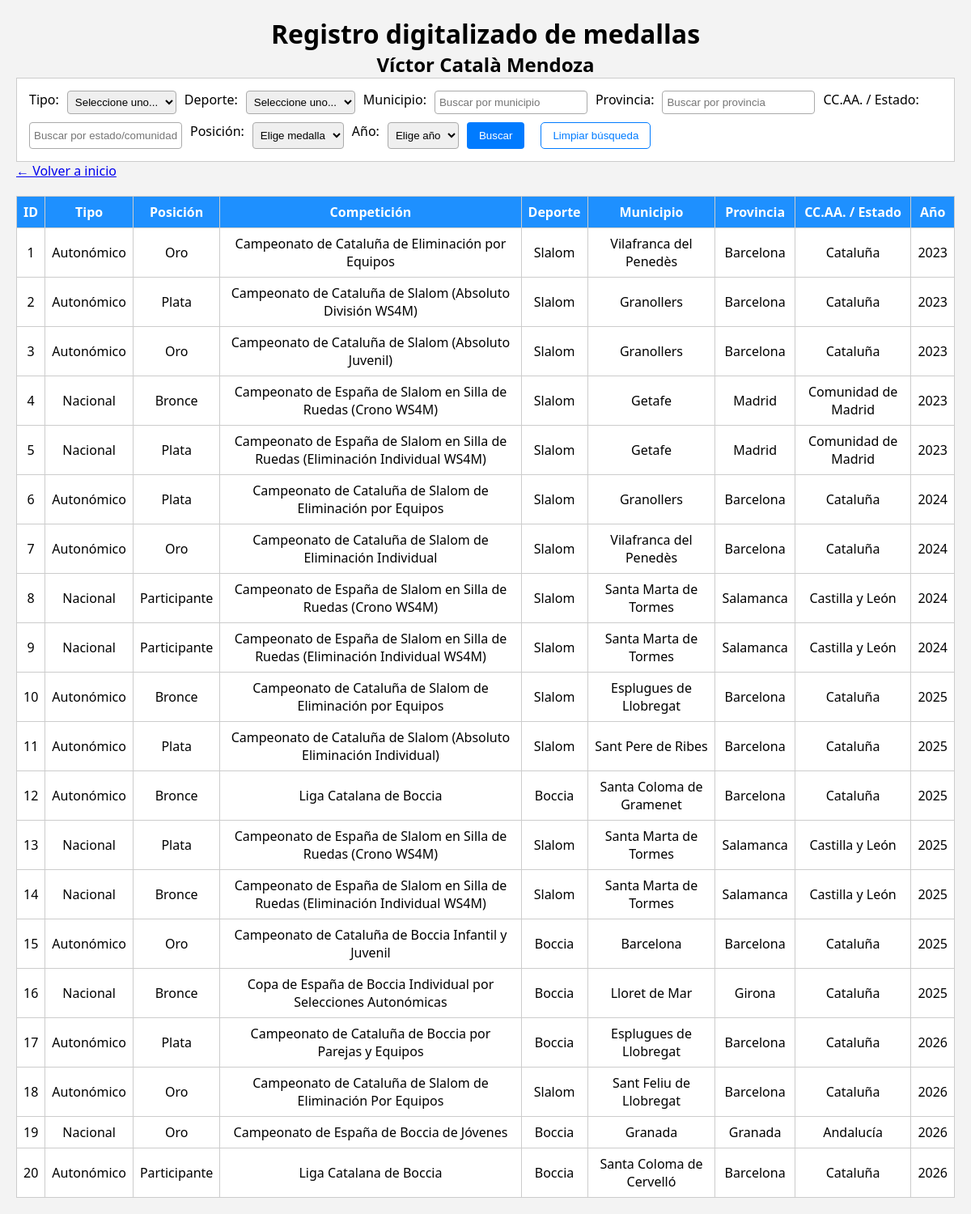
Page /medallero.php on the committed database.
### tables this page shows
CREATE TABLE medallas (
    id INT AUTO_INCREMENT PRIMARY KEY,
    tipo ENUM('Autonómico', 'Nacional', 'Internacional'),
    competicion VARCHAR(255),
    deporte VARCHAR(100),
    posicion ENUM('Oro', 'Plata', 'Bronce', 'Participante'),
    lugar VARCHAR(100),
    provincia VARCHAR(100),
    comunidad VARCHAR(100),
    pais VARCHAR(100),
    year YEAR
);

### funciones.php (called while the page is built, shortened)
<?php
function iconoMedalla($posicion)
{
    switch ($posicion) {
        default:
            return ucfirst($posicion);
    }
}
?>

### medallero.php (the view, shortened to what this page needs)
<?php include 'conexion.php';
include 'funciones.php'; ?>
<!DOCTYPE html>
<html>
<head>
    <link rel="stylesheet" href="css/index.css">
</head>
<body>
    <header>
        <h1>Registro digitalizado de medallas</h1>
        <h2>Víctor Català Mendoza</h2>
    </header>
    <form method="GET">
        Tipo:
        <select name="tipo">
            <option value="">Seleccione uno...</option>
        </select>
        Deporte:
        <select name="deporte">
            <option value="">Seleccione uno...</option>
        </select>
        Municipio:
        <input type="text" name="lugar" id="municipio" placeholder="Buscar por municipio">
        Provincia:
        <input type="text" name="provincia" id="provincia" placeholder="Buscar por provincia">
        CC.AA. / Estado:
        <input type="text" name="comunidad" id="comunidad" placeholder="Buscar por estado/comunidad autónoma">
        Posición:
        <select name="posicion">
            <option value="">Elige medalla</option>
        </select>
        Año:
        <select name="year">
            <option value="">Elige año</option>
        </select>
        <input type="submit" value="Buscar">
        <button type="button" id="limpiar-filtros">Limpiar búsqueda</button>
    </form>
    <a href="index.php">&larr; Volver a inicio</a>
    <?php
    $sql = "SELECT * FROM medallas WHERE 1=1";
    $resultado = $conexion->query($sql);
    if ($resultado->num_rows > 0): ?>
        <table>
            <tr>
                <th>ID</th>
                <th>Tipo</th>
                <th>Posición</th>
                <th>Competición</th>
                <th>Deporte</th>
                <th>Municipio</th>
                <th>Provincia</th>
                <th>CC.AA. / Estado</th>
                <th>Año</th>
            </tr>
            <?php while ($fila = $resultado->fetch_assoc()): ?>
                <tr>
                    <td><?php echo $fila['id']; ?></td>
                    <td><?php echo $fila['tipo']; ?></td>
                    <td class="<?php echo $fila['posicion']; ?>">
                        <?php echo iconoMedalla($fila['posicion']); ?>
                    </td>
                    <td><?php echo $fila['competicion']; ?></td>
                    <td><?php echo $fila['deporte']; ?></td>
                    <?php
                        if ($fila.['lugar'] == $fila['provincia']) {
                            echo "<td colspan=" + 2 + ">" . $fila['lugar'] . "</td>";
                            echo "<td>" . $fila['provincia'] . "</td>";
                        } elseif ($fila['provincia'] == $fila['comunidad']) {
                            echo "<td colspan=" + 2 + ">" . $fila['provincia'] . "</td>";
                            echo "<td>" . $fila['comunidad'] . "</td>";
                        }  else {
                            echo "<td>" . $fila['lugar'] . "</td>";
                            echo "<td>" . $fila['provincia'] . "</td>";
                            echo "<td>" . $fila['comunidad'] . "</td>";
                        }
                    ?>
                    <td><?php echo $fila['year']; ?></td>
                </tr>
            <?php endwhile; ?>
        </table>
    <?php else: ?>
        <p>No se han encontrado resultados</p>
    <?php endif; ?>
</body>
</html>

### css/index.css (style rules this page uses)
* { box-sizing: border-box; padding: 0; margin: 0; }
body { font-family: 'Segoe UI', Tahoma, Geneva, Verdana, sans-serif; background-color: #f3f3f3; margin: 20px; }
header { text-align: center; }
form { background: #fff; padding: 15px; border: 1px solid #ccc; display: flex; flex-direction: row; flex-wrap: wrap; gap: 10px; }
input[type="text"], select { padding: 5px; border: 1px solid #aaa; border-radius: 4px; }
input[type="submit"] { padding: 6px 15px; background-color: #007BFF; color: white; border: none; border-radius: 4px; cursor: pointer; }
#limpiar-filtros { background-color: #fff; color: #007BFF; border: 1px solid #007BFF; padding: 8px 14px; border-radius: 5px; cursor: pointer; margin-left: 10px; transition: background-color 0.3s ease; }
table { width: 100%; border-collapse: collapse; margin-top: 20px; background: #fff; }
th, td { border: 1px solid #ccc; padding: 8px; text-align: center; }
th { background-color: dodgerblue; color: white; text-align: center; }

### rows in the picture
medallas: id "1", tipo "Autonómico", posicion "Oro", competicion "Campeonato de Cataluña de Eliminación por Equipos", deporte "Slalom", lugar "Vilafranca del Penedès", provincia "Barcelona", comunidad "Cataluña", year "2023"
medallas: id "2", tipo "Autonómico", posicion "Plata", competicion "Campeonato de Cataluña de Slalom (Absoluto División WS4M)", deporte "Slalom", lugar "Granollers", provincia "Barcelona", comunidad "Cataluña", year "2023"
medallas: id "3", tipo "Autonómico", posicion "Oro", competicion "Campeonato de Cataluña de Slalom (Absoluto Juvenil)", deporte "Slalom", lugar "Granollers", provincia "Barcelona", comunidad "Cataluña", year "2023"
medallas: id "4", tipo "Nacional", posicion "Bronce", competicion "Campeonato de España de Slalom en Silla de Ruedas (Crono WS4M)", deporte "Slalom", lugar "Getafe", provincia "Madrid", comunidad "Comunidad de Madrid", year "2023"
medallas: id "5", tipo "Nacional", posicion "Plata", competicion "Campeonato de España de Slalom en Silla de Ruedas (Eliminación Individual WS4M)", deporte "Slalom", lugar "Getafe", provincia "Madrid", comunidad "Comunidad de Madrid", year "2023"
medallas: id "6", tipo "Autonómico", posicion "Plata", competicion "Campeonato de Cataluña de Slalom de Eliminación por Equipos", deporte "Slalom", lugar "Granollers", provincia "Barcelona", comunidad "Cataluña", year "2024"
medallas: id "7", tipo "Autonómico", posicion "Oro", competicion "Campeonato de Cataluña de Slalom de Eliminación Individual", deporte "Slalom", lugar "Vilafranca del Penedès", provincia "Barcelona", comunidad "Cataluña", year "2024"
medallas: id "8", tipo "Nacional", posicion "Participante", competicion "Campeonato de España de Slalom en Silla de Ruedas (Crono WS4M)", deporte "Slalom", lugar "Santa Marta de Tormes", provincia "Salamanca", comunidad "Castilla y León", year "2024"
medallas: id "9", tipo "Nacional", posicion "Participante", competicion "Campeonato de España de Slalom en Silla de Ruedas (Eliminación Individual WS4M)", deporte "Slalom", lugar "Santa Marta de Tormes", provincia "Salamanca", comunidad "Castilla y León", year "2024"
medallas: id "10", tipo "Autonómico", posicion "Bronce", competicion "Campeonato de Cataluña de Slalom de Eliminación por Equipos", deporte "Slalom", lugar "Esplugues de Llobregat", provincia "Barcelona", comunidad "Cataluña", year "2025"
medallas: id "11", tipo "Autonómico", posicion "Plata", competicion "Campeonato de Cataluña de Slalom (Absoluto Eliminación Individual)", deporte "Slalom", lugar "Sant Pere de Ribes", provincia "Barcelona", comunidad "Cataluña", year "2025"
medallas: id "12", tipo "Autonómico", posicion "Bronce", competicion "Liga Catalana de Boccia", deporte "Boccia", lugar "Santa Coloma de Gramenet", provincia "Barcelona", comunidad "Cataluña", year "2025"
medallas: id "13", tipo "Nacional", posicion "Plata", competicion "Campeonato de España de Slalom en Silla de Ruedas (Crono WS4M)", deporte "Slalom", lugar "Santa Marta de Tormes", provincia "Salamanca", comunidad "Castilla y León", year "2025"
medallas: id "14", tipo "Nacional", posicion "Bronce", competicion "Campeonato de España de Slalom en Silla de Ruedas (Eliminación Individual WS4M)", deporte "Slalom", lugar "Santa Marta de Tormes", provincia "Salamanca", comunidad "Castilla y León", year "2025"
medallas: id "15", tipo "Autonómico", posicion "Oro", competicion "Campeonato de Cataluña de Boccia Infantil y Juvenil", deporte "Boccia", lugar "Barcelona", provincia "Barcelona", comunidad "Cataluña", year "2025"
medallas: id "16", tipo "Nacional", posicion "Bronce", competicion "Copa de España de Boccia Individual por Selecciones Autonómicas", deporte "Boccia", lugar "Lloret de Mar", provincia "Girona", comunidad "Cataluña", year "2025"
medallas: id "17", tipo "Autonómico", posicion "Plata", competicion "Campeonato de Cataluña de Boccia por Parejas y Equipos", deporte "Boccia", lugar "Esplugues de Llobregat", provincia "Barcelona", comunidad "Cataluña", year "2026"
medallas: id "18", tipo "Autonómico", posicion "Oro", competicion "Campeonato de Cataluña de Slalom de Eliminación Por Equipos", deporte "Slalom", lugar "Sant Feliu de Llobregat", provincia "Barcelona", comunidad "Cataluña", year "2026"
medallas: id "19", tipo "Nacional", posicion "Oro", competicion "Campeonato de España de Boccia de Jóvenes", deporte "Boccia", lugar "Granada", provincia "Granada", comunidad "Andalucía", year "2026"
medallas: id "20", tipo "Autonómico", posicion "Participante", competicion "Liga Catalana de Boccia", deporte "Boccia", lugar "Santa Coloma de Cervelló", provincia "Barcelona", comunidad "Cataluña", year "2026"
